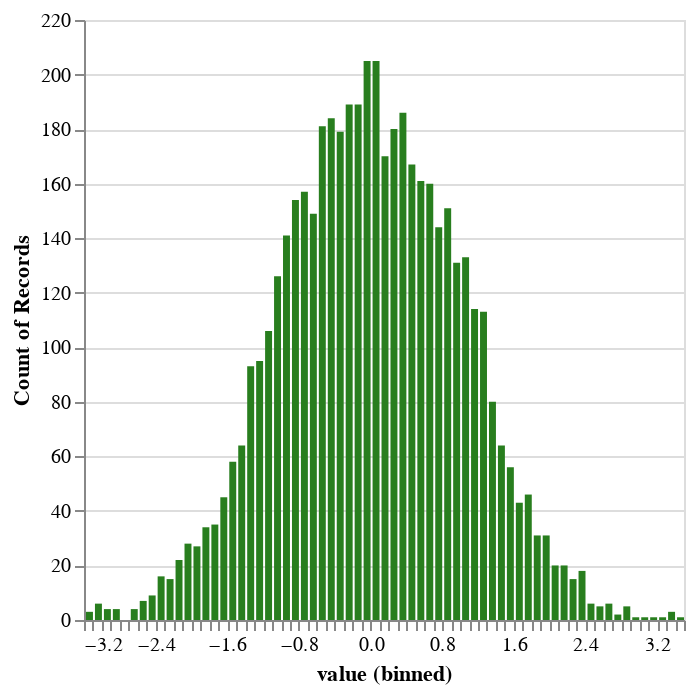

The notebook cell this image was saved under:
### Code cell
# Histograms work better here

normal_values = pd.DataFrame({"value": n.rvs(5000)})

alt.Chart(normal_values).mark_bar().encode(
    alt.X("value", bin=alt.Bin(maxbins=100)),
    y='count()',
    color=alt.value('#287E1E'),  # Aside: Note US spelling. Also try "hex codes": https://htmlcolorcodes.com/
)

### Figure 1 — Vega-Lite specification as saved in the notebook (floating-point values rounded to 4 significant figures; data arrays with more than 128 entries replaced by an {"elided": "..."} marker saying what was removed)
{"config": {"view": {"continuousWidth": 300, "continuousHeight": 300}}, "data": {"name": "data-0087f867a783e06b2d7dcc87b8e2cfab"}, "mark": {"type": "bar"}, "encoding": {"color": {"value": "#287E1E"}, "x": {"bin": {"maxbins": 100}, "field": "value", "type": "quantitative"}, "y": {"aggregate": "count", "type": "quantitative"}}, "$schema": "https://vega.github.io/schema/vega-lite/v5.20.1.json", "datasets": {"data-0087f867a783e06b2d7dcc87b8e2cfab": {"elided": "5000 records"}}}
